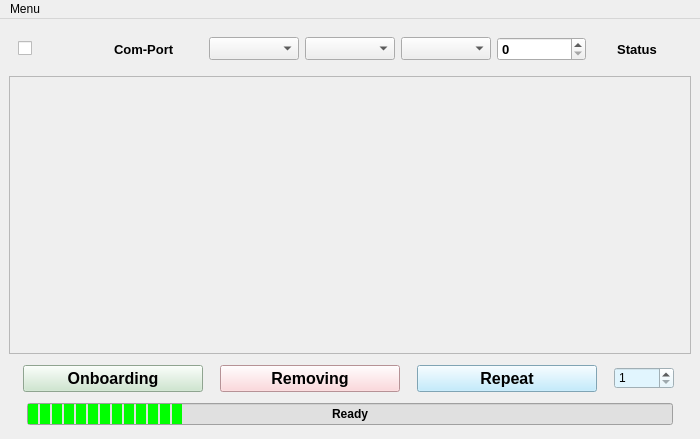
<?xml version="1.0" encoding="UTF-8"?>
<ui version="4.0">
 <class>MainWindow</class>
 <widget class="QMainWindow" name="MainWindow">
  <property name="geometry">
   <rect>
    <x>0</x>
    <y>0</y>
    <width>700</width>
    <height>439</height>
   </rect>
  </property>
  <property name="windowTitle">
   <string>MainWindow</string>
  </property>
  <widget class="QWidget" name="centralwidget">
   <layout class="QGridLayout" name="gridLayout">
    <item row="0" column="0">
     <widget class="QWidget" name="MainWidget" native="true">
      <layout class="QHBoxLayout" name="horizontalLayout_2">
       <item>
        <widget class="QCheckBox" name="chkbox_all">
         <property name="font">
          <font>
           <weight>50</weight>
           <bold>false</bold>
          </font>
         </property>
         <property name="text">
          <string/>
         </property>
        </widget>
       </item>
       <item>
        <widget class="QLabel" name="lbl_comport">
         <property name="font">
          <font>
           <pointsize>10</pointsize>
           <weight>75</weight>
           <italic>false</italic>
           <bold>true</bold>
          </font>
         </property>
         <property name="text">
          <string>Com-Port</string>
         </property>
        </widget>
       </item>
       <item>
        <widget class="QComboBox" name="default_device_type">
         <property name="font">
          <font>
           <pointsize>10</pointsize>
           <weight>75</weight>
           <bold>true</bold>
          </font>
         </property>
         <property name="focusPolicy">
          <enum>Qt::WheelFocus</enum>
         </property>
        </widget>
       </item>
       <item>
        <widget class="QComboBox" name="default_thread_type">
         <property name="font">
          <font>
           <pointsize>10</pointsize>
           <weight>75</weight>
           <bold>true</bold>
          </font>
         </property>
        </widget>
       </item>
       <item>
        <widget class="QComboBox" name="default_debug_level">
         <property name="font">
          <font>
           <pointsize>10</pointsize>
           <weight>75</weight>
           <bold>true</bold>
          </font>
         </property>
        </widget>
       </item>
       <item>
        <widget class="QSpinBox" name="default_discriminator">
         <property name="font">
          <font>
           <pointsize>10</pointsize>
           <weight>75</weight>
           <bold>true</bold>
          </font>
         </property>
         <property name="toolTip">
          <string/>
         </property>
         <property name="toolTipDuration">
          <number>5</number>
         </property>
         <property name="statusTip">
          <string/>
         </property>
         <property name="whatsThis">
          <string/>
         </property>
         <property name="specialValueText">
          <string/>
         </property>
        </widget>
       </item>
       <item>
        <widget class="QLabel" name="lbl_status">
         <property name="font">
          <font>
           <pointsize>10</pointsize>
           <weight>75</weight>
           <italic>false</italic>
           <bold>true</bold>
          </font>
         </property>
         <property name="text">
          <string>Status</string>
         </property>
         <property name="alignment">
          <set>Qt::AlignCenter</set>
         </property>
        </widget>
       </item>
      </layout>
     </widget>
    </item>
    <item row="2" column="0">
     <layout class="QHBoxLayout" name="horizontalLayout">
      <property name="leftMargin">
       <number>3</number>
      </property>
      <property name="topMargin">
       <number>5</number>
      </property>
      <property name="rightMargin">
       <number>3</number>
      </property>
      <item>
       <widget class="QPushButton" name="btn_onboard">
        <property name="minimumSize">
         <size>
          <width>180</width>
          <height>0</height>
         </size>
        </property>
        <property name="maximumSize">
         <size>
          <width>180</width>
          <height>16777215</height>
         </size>
        </property>
        <property name="font">
         <font>
          <pointsize>12</pointsize>
          <weight>75</weight>
          <bold>true</bold>
         </font>
        </property>
        <property name="toolTip">
         <string>Onboarding checked devices</string>
        </property>
        <property name="toolTipDuration">
         <number>0</number>
        </property>
        <property name="styleSheet">
         <string notr="true">background-color: #C8E6C9;</string>
        </property>
        <property name="text">
         <string>Onboarding</string>
        </property>
       </widget>
      </item>
      <item>
       <widget class="QPushButton" name="btn_remove">
        <property name="minimumSize">
         <size>
          <width>180</width>
          <height>0</height>
         </size>
        </property>
        <property name="maximumSize">
         <size>
          <width>180</width>
          <height>16777215</height>
         </size>
        </property>
        <property name="font">
         <font>
          <pointsize>12</pointsize>
          <weight>75</weight>
          <bold>true</bold>
         </font>
        </property>
        <property name="toolTip">
         <string>Removing onboarding devices</string>
        </property>
        <property name="toolTipDuration">
         <number>0</number>
        </property>
        <property name="styleSheet">
         <string notr="true">background-color: #FFCDD2;</string>
        </property>
        <property name="text">
         <string>Removing</string>
        </property>
       </widget>
      </item>
      <item>
       <widget class="QPushButton" name="btn_repeat_test">
        <property name="minimumSize">
         <size>
          <width>180</width>
          <height>0</height>
         </size>
        </property>
        <property name="maximumSize">
         <size>
          <width>180</width>
          <height>16777215</height>
         </size>
        </property>
        <property name="font">
         <font>
          <pointsize>12</pointsize>
          <weight>75</weight>
          <bold>true</bold>
         </font>
        </property>
        <property name="toolTip">
         <string>Repeat onboarding test for 1 device</string>
        </property>
        <property name="toolTipDuration">
         <number>0</number>
        </property>
        <property name="styleSheet">
         <string notr="true">background-color: #B3E5FC;</string>
        </property>
        <property name="text">
         <string>Repeat</string>
        </property>
       </widget>
      </item>
      <item>
       <widget class="QSpinBox" name="repeat">
        <property name="maximumSize">
         <size>
          <width>60</width>
          <height>16777215</height>
         </size>
        </property>
        <property name="toolTip">
         <string>For repeat count</string>
        </property>
        <property name="toolTipDuration">
         <number>0</number>
        </property>
        <property name="styleSheet">
         <string notr="true">background-color: #e1f5fe;</string>
        </property>
        <property name="minimum">
         <number>1</number>
        </property>
        <property name="maximum">
         <number>9999</number>
        </property>
       </widget>
      </item>
     </layout>
    </item>
    <item row="1" column="0">
     <widget class="QScrollArea" name="scrollArea">
      <property name="sizePolicy">
       <sizepolicy hsizetype="Preferred" vsizetype="Expanding">
        <horstretch>0</horstretch>
        <verstretch>0</verstretch>
       </sizepolicy>
      </property>
      <property name="font">
       <font>
        <family>Ubuntu</family>
        <pointsize>10</pointsize>
        <weight>50</weight>
        <italic>false</italic>
        <bold>false</bold>
       </font>
      </property>
      <property name="focusPolicy">
       <enum>Qt::NoFocus</enum>
      </property>
      <property name="styleSheet">
       <string notr="true">font: 10pt;</string>
      </property>
      <property name="widgetResizable">
       <bool>true</bool>
      </property>
      <property name="alignment">
       <set>Qt::AlignLeading|Qt::AlignLeft|Qt::AlignTop</set>
      </property>
      <widget class="QWidget" name="scrollAreaWidgetContents">
       <property name="geometry">
        <rect>
         <x>0</x>
         <y>0</y>
         <width>680</width>
         <height>268</height>
        </rect>
       </property>
       <property name="sizePolicy">
        <sizepolicy hsizetype="Expanding" vsizetype="Preferred">
         <horstretch>0</horstretch>
         <verstretch>0</verstretch>
        </sizepolicy>
       </property>
       <property name="maximumSize">
        <size>
         <width>16777215</width>
         <height>16777215</height>
        </size>
       </property>
       <property name="font">
        <font>
         <pointsize>10</pointsize>
         <weight>50</weight>
         <italic>false</italic>
         <bold>false</bold>
        </font>
       </property>
       <layout class="QHBoxLayout" name="horizontalLayout_3">
        <item>
         <layout class="QVBoxLayout" name="verticalLayout"/>
        </item>
       </layout>
      </widget>
     </widget>
    </item>
    <item row="3" column="0">
     <layout class="QVBoxLayout" name="verticalLayout_2">
      <property name="leftMargin">
       <number>18</number>
      </property>
      <property name="topMargin">
       <number>5</number>
      </property>
      <property name="rightMargin">
       <number>18</number>
      </property>
      <property name="bottomMargin">
       <number>5</number>
      </property>
      <item>
       <widget class="QProgressBar" name="progressBar">
        <property name="styleSheet">
         <string notr="true">QProgressBar {
            font-weight: bold;
            background-color: #E0E0E0;
        }
        QProgressBar::chunk {
            background-color: #00FF00;
            width: 10px; 
            margin: 0.5px;
        }</string>
        </property>
        <property name="value">
         <number>24</number>
        </property>
        <property name="alignment">
         <set>Qt::AlignCenter</set>
        </property>
        <property name="format">
         <string>Ready</string>
        </property>
       </widget>
      </item>
     </layout>
    </item>
   </layout>
  </widget>
  <widget class="QMenuBar" name="menubar">
   <property name="geometry">
    <rect>
     <x>0</x>
     <y>0</y>
     <width>700</width>
     <height>22</height>
    </rect>
   </property>
   <widget class="QMenu" name="menuTools">
    <property name="title">
     <string>Menu</string>
    </property>
    <addaction name="actionDeveloper"/>
    <addaction name="actionHow_to_use"/>
   </widget>
   <addaction name="menuTools"/>
  </widget>
  <action name="actionDeveloper">
   <property name="checkable">
    <bool>true</bool>
   </property>
   <property name="text">
    <string>Developer</string>
   </property>
  </action>
  <action name="actionHow_to_use">
   <property name="text">
    <string>Help: How to use</string>
   </property>
  </action>
 </widget>
 <resources/>
 <connections/>
</ui>
